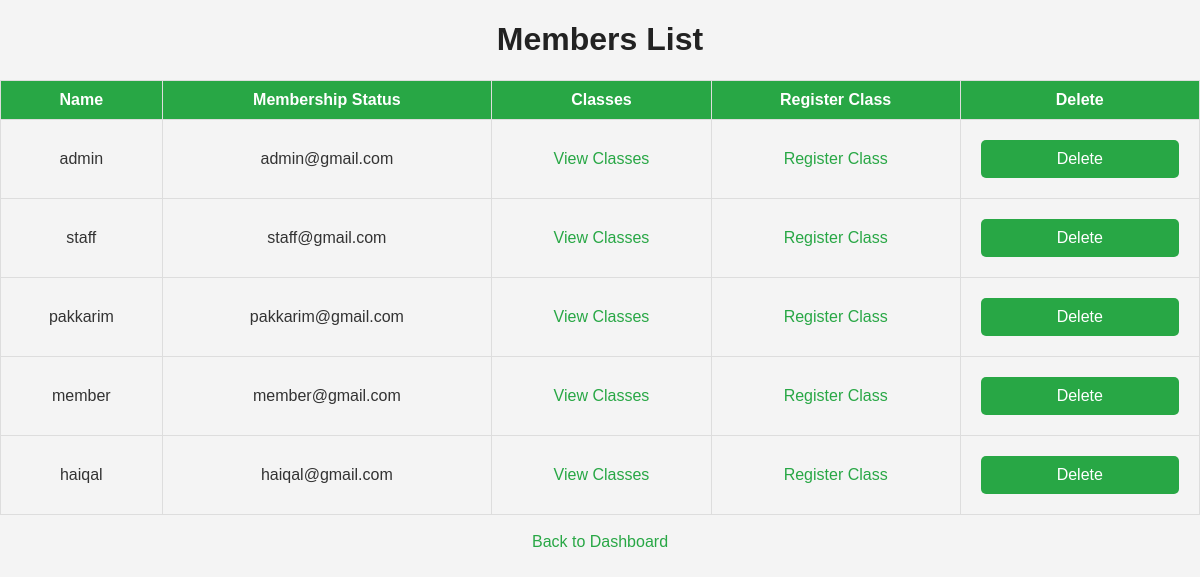
Page /view_members (signed in) on the committed database.
### tables this page shows
CREATE TABLE users ( 
                    id INTEGER PRIMARY KEY AUTOINCREMENT,
                    username TEXT UNIQUE NOT NULL,
                    email TEXT UNIQUE NOT NULL,
                    password TEXT NOT NULL
                , role TEXT DEFAULT 'member');

### app.py (the view)
@app.route('/view_members')
def view_members():
    if 'user' not in session or session.get('role') != 'staff':
        return "Access Denied! Only staff can view members.", 403
    db = get_db()
    members = db.execute("SELECT * FROM users").fetchall()
    return render_template('view_members.html', members=members)

### app.py (called while the page is built)
@app.before_request
def session_check():
    session.permanent = True
    if request.endpoint not in ['login', 'register', 'static']:  # Allow access to login/register
        if 'user' not in session:
            return redirect(url_for('login'))

def get_db():
    db = getattr(g, '_database', None)
    if db is None:
        db = g._database = sqlite3.connect(DATABASE)
        db.row_factory = sqlite3.Row  # Enable dictionary-like row access
    return db

@app.teardown_appcontext
def close_connection(exception):
    db = getattr(g, '_database', None)
    if db is not None:
        db.close()

@app.before_request
def create_tables():
    db = get_db()
    db.execute('''CREATE TABLE IF NOT EXISTS classes (
                    id INTEGER PRIMARY KEY,
                    class_name TEXT NOT NULL,
                    class_time TEXT NOT NULL
                )''')
    db.execute('''CREATE TABLE IF NOT EXISTS member_classes (
                    member_id INTEGER,
                    class_id INTEGER,
                    FOREIGN KEY (member_id) REFERENCES members (id),
                    FOREIGN KEY (class_id) REFERENCES classes (id)
                )''')
    db.execute('''CREATE TABLE IF NOT EXISTS users (
                    id INTEGER PRIMARY KEY AUTOINCREMENT,
                    username TEXT UNIQUE NOT NULL,
                    email TEXT UNIQUE NOT NULL,
                    password TEXT NOT NULL
                )''')
    db.commit()

@app.after_request
def add_no_cache_headers(response):
    response.headers["Cache-Control"] = "no-cache, no-store, must-revalidate"
    response.headers["Pragma"] = "no-cache"
    response.headers["Expires"] = "0"
    return response

### templates/view_members.html (shortened to what this page needs)
<!DOCTYPE html>
<html lang="en">
<head>
    <link rel="stylesheet" href="{{ url_for('static', filename='style.css') }}">
</head>
<body>
    <h1>Members List</h1>
    <table>
        <tr>
            <th>Name</th>
            <th>Membership Status</th>
            <th>Classes</th>
            <th>Register Class</th>
            <th>Delete</th>
        </tr>
        {% for member in members %}
        <tr>
            <td>{{ member[1] }}</td>
            <td>{{ member[2] }}</td>
            {% if member[0] %}
            <td><a href="{{ url_for('member_classes', member_id=member[0]) }}">View Classes</a></td>
            <td><a href="{{ url_for('register_class', member_id=member[0]) }}">Register Class</a></td>
            {% else %}
            <td>No data available</td>
            {% endif %}
            <td>
                <form action="{{ url_for('delete_member', member_id=member[0]) }}" method="POST" onsubmit="return confirm('Are you sure you want to delete this member?');">
                    <button type="submit" class="button delete-btn">Delete</button>
                </form>
            </td>
        </tr>
        {% endfor %}
    </table>
    <br>
    <a href="{{ url_for('dashboard') }}">Back to Dashboard</a>
</body>
</html>

### static/style.css (style rules this page uses)
body { font-family: Arial, sans-serif; margin: 0; padding: 0; background-color: #f4f4f4; color: #333; text-align: center; }
h1, h2 { color: #222; }
button, a.button { display: inline-block; padding: 10px 20px; margin: 10px; background-color: #28a745; color: white; text-decoration: none; border: none; border-radius: 5px; cursor: pointer; font-size: 16px; }
form { display: flex; flex-direction: column; gap: 10px; max-width: 400px; margin: auto; }
table { width: 100%; margin-top: 20px; border-collapse: collapse; }
th, td { padding: 10px; border: 1px solid #ddd; }
th { background-color: #28a745; color: white; }
a { color: #28a745; text-decoration: none; }

### rows in the picture
users: username "admin", email "admin@gmail.com"
users: username "staff", email "staff@gmail.com"
users: username "pakkarim", email "pakkarim@gmail.com"
users: username "member", email "member@gmail.com"
users: username "haiqal", email "haiqal@gmail.com"
